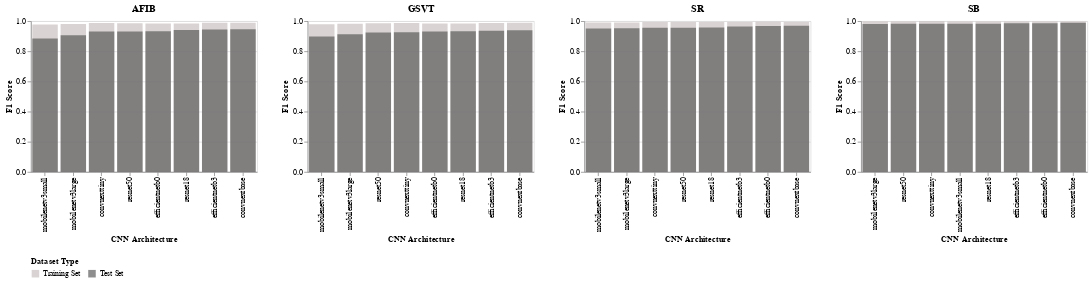

The cell this chart's notebook holds for it:
### Markdown cell above
##### **4.1.2.b.** Performance on Train vs Hold-out Test Set: By Class

### Code cell
label_list = ['AFIB', 'GSVT', 'SR', 'SB']
chart_list = [compare_train_test_scores(
    analysis_df,
    lab,
    y_axis_range = [0., 1.0],
    chart_title=f'{lab}',
    chart_width=300,
    chart_height=200
) for lab in label_list]

label_charts = alt.hconcat(*chart_list, spacing=30)
label_charts

### Figure 1 — Vega-Lite specification as saved in the notebook (floating-point values rounded to 4 significant figures; data arrays with more than 128 entries replaced by an {"elided": "..."} marker saying what was removed)
{"config": {"view": {"continuousWidth": 300, "continuousHeight": 300}}, "hconcat": [{"layer": [{"mark": {"type": "bar", "opacity": 0.65}, "encoding": {"x": {"field": "model_arch", "sort": ["mobilenetv3small", "mobilenetv3large", "convnexttiny", "resnet50", "efficientnetb0", "resnet18", "efficientnetb3", "convnextbase"], "title": "CNN Architecture", "type": "nominal"}, "y": {"field": "results", "scale": {"domain": [0.0, 1.0]}, "stack": null, "title": "F1 Score", "type": "quantitative"}}, "transform": [{"filter": "(((datum.metric_name === 'f1') && (datum.dataset_config === 'config1')) && (datum.label_name === 'AFIB'))"}, {"filter": "(datum.dataset_type === 'train')"}]}, {"mark": {"type": "bar", "opacity": 0.65}, "encoding": {"x": {"field": "model_arch", "sort": ["mobilenetv3small", "mobilenetv3large", "convnexttiny", "resnet50", "efficientnetb0", "resnet18", "efficientnetb3", "convnextbase"], "title": "CNN Architecture", "type": "nominal"}, "y": {"field": "results", "scale": {"domain": [0.0, 1.0]}, "stack": null, "title": "F1 Score", "type": "quantitative"}}, "transform": [{"filter": "(((datum.metric_name === 'f1') && (datum.dataset_config === 'config1')) && (datum.label_name === 'AFIB'))"}, {"filter": "(datum.dataset_type === 'test')"}]}], "encoding": {"color": {"field": "dataset_type", "legend": {"direction": "horizontal", "labelExpr": "datum.label == 'train' ? 'Training Set' : 'Test Set'", "orient": "bottom"}, "scale": {"domain": ["train", "test"], "range": ["#C6BCBC", "#525252"]}, "title": "Dataset Type", "type": "nominal"}}, "height": 200, "title": "AFIB", "width": 300}, {"layer": [{"mark": {"type": "bar", "opacity": 0.65}, "encoding": {"x": {"field": "model_arch", "sort": ["mobilenetv3small", "mobilenetv3large", "resnet50", "convnexttiny", "efficientnetb0", "resnet18", "efficientnetb3", "convnextbase"], "title": "CNN Architecture", "type": "nominal"}, "y": {"field": "results", "scale": {"domain": [0.0, 1.0]}, "stack": null, "title": "F1 Score", "type": "quantitative"}}, "transform": [{"filter": "(((datum.metric_name === 'f1') && (datum.dataset_config === 'config1')) && (datum.label_name === 'GSVT'))"}, {"filter": "(datum.dataset_type === 'train')"}]}, {"mark": {"type": "bar", "opacity": 0.65}, "encoding": {"x": {"field": "model_arch", "sort": ["mobilenetv3small", "mobilenetv3large", "resnet50", "convnexttiny", "efficientnetb0", "resnet18", "efficientnetb3", "convnextbase"], "title": "CNN Architecture", "type": "nominal"}, "y": {"field": "results", "scale": {"domain": [0.0, 1.0]}, "stack": null, "title": "F1 Score", "type": "quantitative"}}, "transform": [{"filter": "(((datum.metric_name === 'f1') && (datum.dataset_config === 'config1')) && (datum.label_name === 'GSVT'))"}, {"filter": "(datum.dataset_type === 'test')"}]}], "encoding": {"color": {"field": "dataset_type", "legend": {"direction": "horizontal", "labelExpr": "datum.label == 'train' ? 'Training Set' : 'Test Set'", "orient": "bottom"}, "scale": {"domain": ["train", "test"], "range": ["#C6BCBC", "#525252"]}, "title": "Dataset Type", "type": "nominal"}}, "height": 200, "title": "GSVT", "width": 300}, {"layer": [{"mark": {"type": "bar", "opacity": 0.65}, "encoding": {"x": {"field": "model_arch", "sort": ["mobilenetv3small", "mobilenetv3large", "convnexttiny", "resnet50", "resnet18", "efficientnetb3", "efficientnetb0", "convnextbase"], "title": "CNN Architecture", "type": "nominal"}, "y": {"field": "results", "scale": {"domain": [0.0, 1.0]}, "stack": null, "title": "F1 Score", "type": "quantitative"}}, "transform": [{"filter": "(((datum.metric_name === 'f1') && (datum.dataset_config === 'config1')) && (datum.label_name === 'SR'))"}, {"filter": "(datum.dataset_type === 'train')"}]}, {"mark": {"type": "bar", "opacity": 0.65}, "encoding": {"x": {"field": "model_arch", "sort": ["mobilenetv3small", "mobilenetv3large", "convnexttiny", "resnet50", "resnet18", "efficientnetb3", "efficientnetb0", "convnextbase"], "title": "CNN Architecture", "type": "nominal"}, "y": {"field": "results", "scale": {"domain": [0.0, 1.0]}, "stack": null, "title": "F1 Score", "type": "quantitative"}}, "transform": [{"filter": "(((datum.metric_name === 'f1') && (datum.dataset_config === 'config1')) && (datum.label_name === 'SR'))"}, {"filter": "(datum.dataset_type === 'test')"}]}], "encoding": {"color": {"field": "dataset_type", "legend": {"direction": "horizontal", "labelExpr": "datum.label == 'train' ? 'Training Set' : 'Test Set'", "orient": "bottom"}, "scale": {"domain": ["train", "test"], "range": ["#C6BCBC", "#525252"]}, "title": "Dataset Type", "type": "nominal"}}, "height": 200, "title": "SR", "width": 300}, {"layer": [{"mark": {"type": "bar", "opacity": 0.65}, "encoding": {"x": {"field": "model_arch", "sort": ["mobilenetv3large", "resnet50", "convnexttiny", "mobilenetv3small", "resnet18", "efficientnetb3", "efficientnetb0", "convnextbase"], "title": "CNN Architecture", "type": "nominal"}, "y": {"field": "results", "scale": {"domain": [0.0, 1.0]}, "stack": null, "title": "F1 Score", "type": "quantitative"}}, "transform": [{"filter": "(((datum.metric_name === 'f1') && (datum.dataset_config === 'config1')) && (datum.label_name === 'SB'))"}, {"filter": "(datum.dataset_type === 'train')"}]}, {"mark": {"type": "bar", "opacity": 0.65}, "encoding": {"x": {"field": "model_arch", "sort": ["mobilenetv3large", "resnet50", "convnexttiny", "mobilenetv3small", "resnet18", "efficientnetb3", "efficientnetb0", "convnextbase"], "title": "CNN Architecture", "type": "nominal"}, "y": {"field": "results", "scale": {"domain": [0.0, 1.0]}, "stack": null, "title": "F1 Score", "type": "quantitative"}}, "transform": [{"filter": "(((datum.metric_name === 'f1') && (datum.dataset_config === 'config1')) && (datum.label_name === 'SB'))"}, {"filter": "(datum.dataset_type === 'test')"}]}], "encoding": {"color": {"field": "dataset_type", "legend": {"direction": "horizontal", "labelExpr": "datum.label == 'train' ? 'Training Set' : 'Test Set'", "orient": "bottom"}, "scale": {"domain": ["train", "test"], "range": ["#C6BCBC", "#525252"]}, "title": "Dataset Type", "type": "nominal"}}, "height": 200, "title": "SB", "width": 300}], "data": {"name": "data-f5cdfe6289c7e6d5e1bc1eeb3feee25d"}, "spacing": 30, "$schema": "https://vega.github.io/schema/vega-lite/v5.20.1.json", "datasets": {"data-f5cdfe6289c7e6d5e1bc1eeb3feee25d": {"elided": "680 records"}}}
